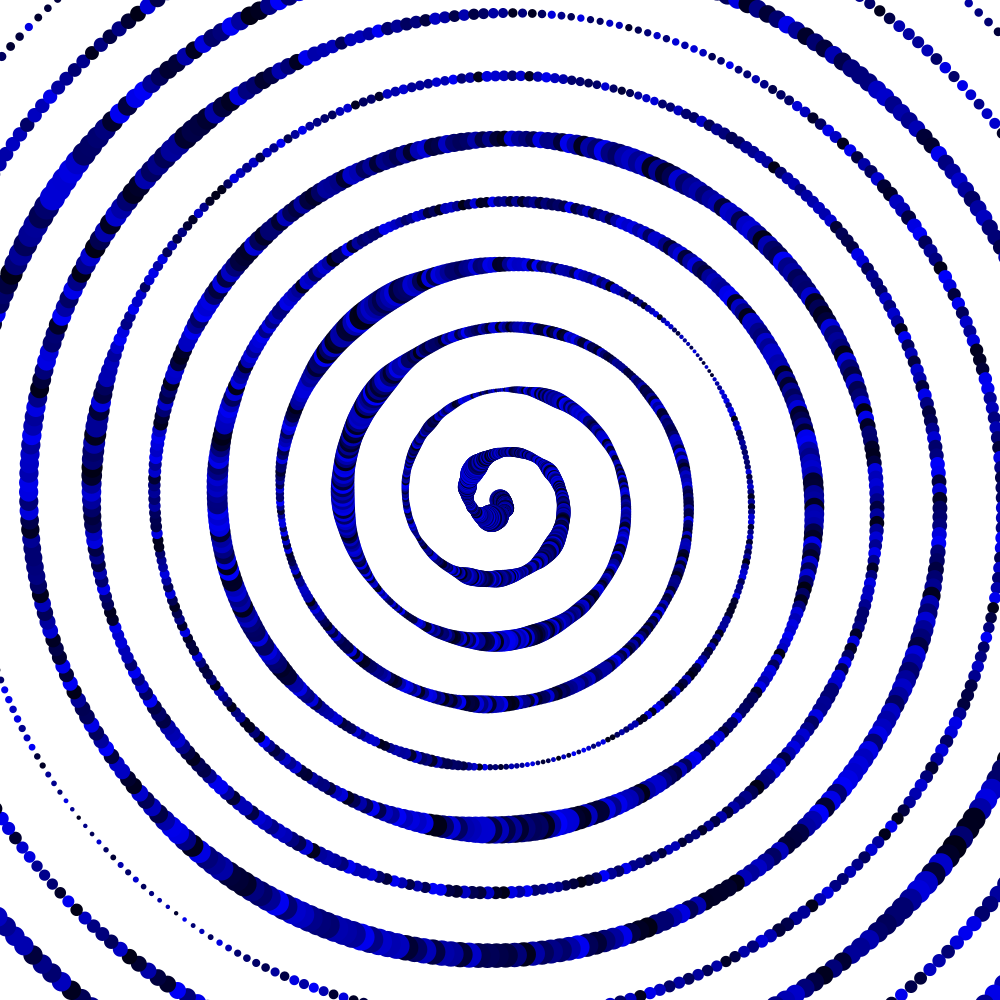
Frame 1 (no input)
Frame 60 (the mouse pressed at the canvas centre just before this capture): identical to frame 1, image omitted
Frame 120 (the mouse held since frame 60 and released just before this capture): identical to frame 1, image omitted

The Processing sketch that drew this single still picture (run headless with seeded random() and noise(); from frame 60 on, the mouse is pressed at the canvas centre):

// Processing sketch: Spiral
// ── Spiral.pde
float r = 0;
float theta = 0;
 float time = 0.0;
int bigger = 35;
void setup() {
  size(1000, 1000);
  background(255);
  
  for(float r=0.01;r<width;r+=0.2){
   float x = r * cos(theta);
  float y = r * sin(theta);
float size = noise(theta)*bigger;
println(size);
  // Draw an ellipse at x,y
  noStroke();
  fill(0,0,random(20,250));
  // Adjust for center of window
  ellipse(x+width/2, y+height/2, size, size); 

  // Increment the angle
  theta += 0.02;
  // Increment the radius
 // r += 0.2;
  noise(theta);
  }
 
 
}

void draw() {
}
  // Polar to Cartesian conversion
  /*
  float x = r * cos(theta);
  float y = r * sin(theta);
float size = noise(theta)*bigger;
println(size);
  // Draw an ellipse at x,y
  noStroke();
  fill(0,0,random(20,250));
  // Adjust for center of window
  ellipse(x+width/2, y+height/2, size, size); 

  // Increment the angle
  theta += 0.02;
  // Increment the radius
  r += 0.2;
  noise(theta);
}
*/
